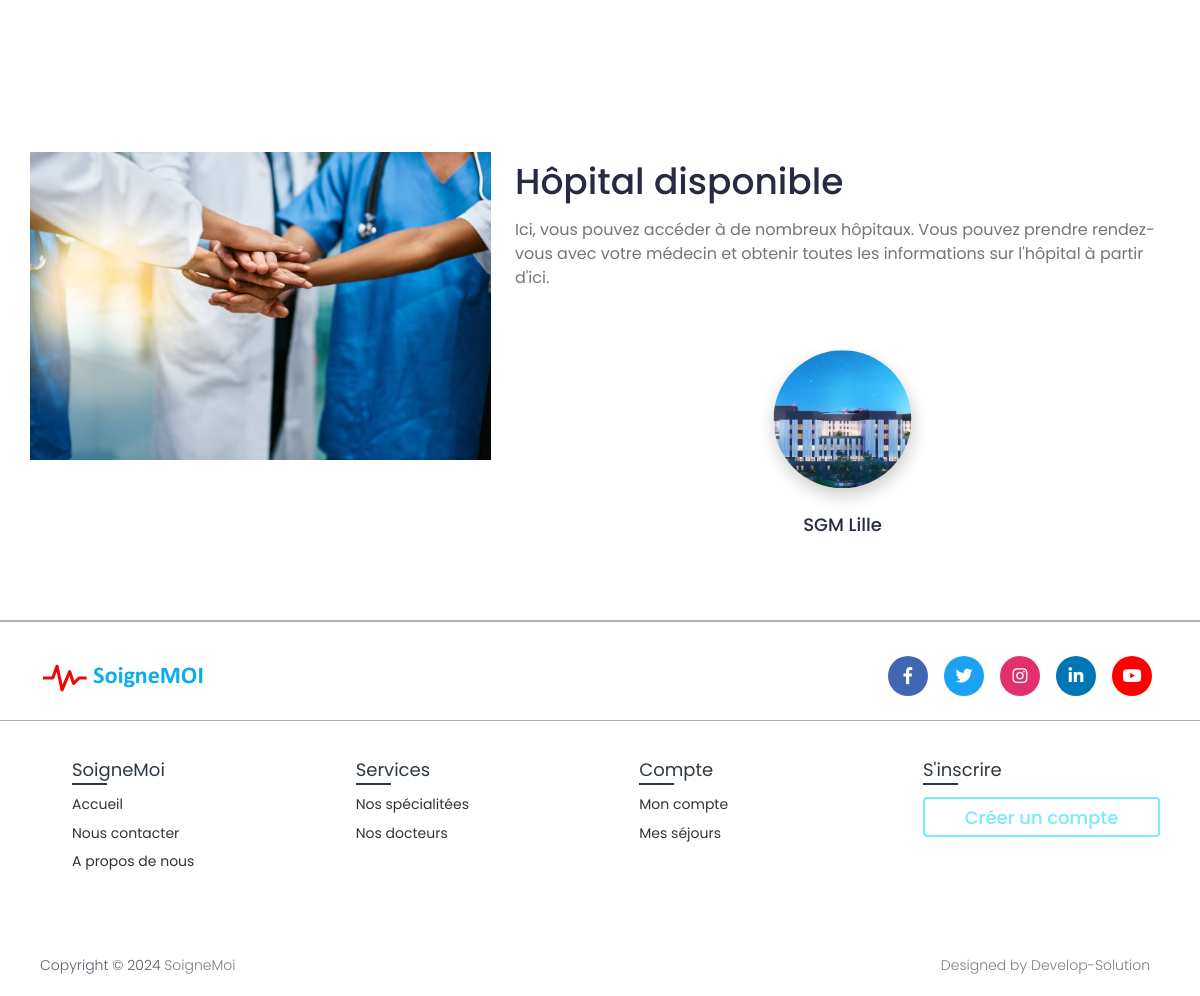
/ (lower part), run on an earlier commit of the app's database.
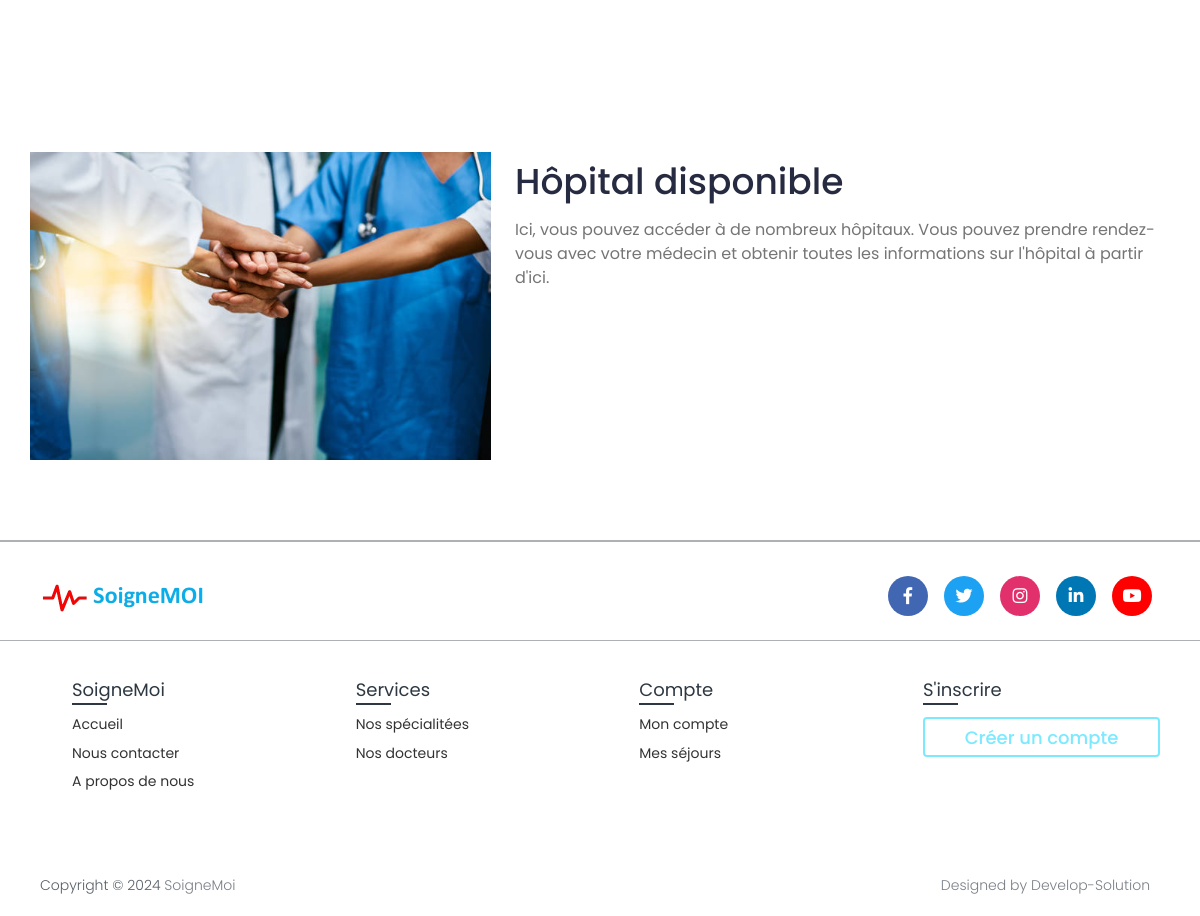
And on a later commit of the database.
### book/models.py (models this page shows, shortened)
class Hospital(models.Model):
    hospital_id = models.AutoField(primary_key=True)
    name = models.CharField(max_length=200, null=True, blank=True)
    address = models.CharField(max_length=200, null=True, blank=True)
    featured_image = models.ImageField(upload_to='hospitals/', default='hospitals/default.png', null=True, blank=True)
    description = models.TextField(null=True, blank=True)
    email = models.EmailField(max_length=200, null=True, blank=True)
    phone_number = models.CharField(max_length=10,null=True, blank=True)

### book/views.py (the view)
# urls.py: path('', views.home, name='hospital_home'),
@csrf_exempt
def home(request):
    hospitals = Hospital.objects.all()
    context = {'hospitals': hospitals}
    return render(request, 'book/home.html', context)

### templates/book/home.html (shortened to what this page needs)
{% extends 'book/base.html' %}
{% load static %}
{% block content %}
{% load static %}
 <br />
<section class="section section-specialities" style="padding-top: 80px">
</section>
<section class="section section-features">
  <div class="container-fluid">
    <div class="row">
      <div class="col-md-5 features-img">
        <img
          src="{% static 'SGM/images/hospi.jpg' %}"
          class="img-fluid"
          alt="Feature"
        />
      </div>
      <div class="col-md-7">
        <div class="section-header">
          <h2 class="mt-2">Hôpital disponible</h2>
          <p>
           Ici, vous pouvez accéder à de nombreux hôpitaux.
            Vous pouvez prendre rendez-vous avec votre médecin et obtenir toutes les informations sur l'hôpital à partir d'ici.
          </p>
        </div>
        <div class="features-slider slider">
          {% for hospital in hospitals %}
          <div class="feature-item text-center">
            <img
              src="{{ hospital.featured_image.url }}"
              class="img-fluid"
              alt="Feature"
            />
            <p>{{hospital.name}}</p>
          </div>
          {% endfor %}
        </div>
      </div>
    </div>
  </div>
</section>
{% endblock content %}

What changed in the data, as far as the page shows it:
removed Hospital: featured_image (picture), name "SGM Lille"
